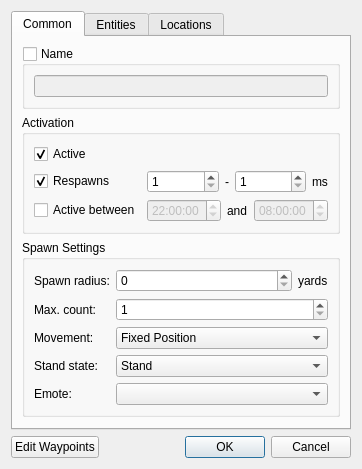
<?xml version="1.0" encoding="UTF-8"?>
<ui version="4.0">
 <class>SpawnDialog</class>
 <widget class="QDialog" name="SpawnDialog">
  <property name="geometry">
   <rect>
    <x>0</x>
    <y>0</y>
    <width>361</width>
    <height>428</height>
   </rect>
  </property>
  <property name="windowTitle">
   <string>Spawn Point</string>
  </property>
  <property name="windowIcon">
   <iconset resource="../qrc/editor.qrc">
    <normaloff>:/Trade_Engineering.png</normaloff>:/Trade_Engineering.png</iconset>
  </property>
  <layout class="QVBoxLayout" name="verticalLayout_3">
   <item>
    <widget class="QTabWidget" name="tabWidget">
     <property name="currentIndex">
      <number>0</number>
     </property>
     <widget class="QWidget" name="tab">
      <attribute name="title">
       <string>Common</string>
      </attribute>
      <layout class="QVBoxLayout" name="verticalLayout_5">
       <item>
        <widget class="QGroupBox" name="spawnNameBox">
         <property name="sizePolicy">
          <sizepolicy hsizetype="Preferred" vsizetype="Minimum">
           <horstretch>0</horstretch>
           <verstretch>0</verstretch>
          </sizepolicy>
         </property>
         <property name="title">
          <string>Name</string>
         </property>
         <property name="flat">
          <bool>true</bool>
         </property>
         <property name="checkable">
          <bool>true</bool>
         </property>
         <property name="checked">
          <bool>false</bool>
         </property>
         <layout class="QVBoxLayout" name="verticalLayout">
          <item>
           <widget class="QLineEdit" name="lineEdit"/>
          </item>
         </layout>
        </widget>
       </item>
       <item>
        <widget class="QGroupBox" name="groupBox_4">
         <property name="title">
          <string>Activation</string>
         </property>
         <property name="flat">
          <bool>true</bool>
         </property>
         <layout class="QGridLayout" name="gridLayout_2">
          <item row="2" column="2">
           <layout class="QHBoxLayout" name="horizontalLayout_2">
            <item>
             <widget class="QTimeEdit" name="timeEdit">
              <property name="enabled">
               <bool>false</bool>
              </property>
              <property name="sizePolicy">
               <sizepolicy hsizetype="Expanding" vsizetype="Fixed">
                <horstretch>0</horstretch>
                <verstretch>0</verstretch>
               </sizepolicy>
              </property>
              <property name="dateTime">
               <datetime>
                <hour>22</hour>
                <minute>0</minute>
                <second>0</second>
                <year>2000</year>
                <month>1</month>
                <day>1</day>
               </datetime>
              </property>
             </widget>
            </item>
            <item>
             <widget class="QLabel" name="label">
              <property name="sizePolicy">
               <sizepolicy hsizetype="Fixed" vsizetype="Preferred">
                <horstretch>0</horstretch>
                <verstretch>0</verstretch>
               </sizepolicy>
              </property>
              <property name="text">
               <string>and</string>
              </property>
             </widget>
            </item>
            <item>
             <widget class="QTimeEdit" name="timeEdit_2">
              <property name="enabled">
               <bool>false</bool>
              </property>
              <property name="sizePolicy">
               <sizepolicy hsizetype="Expanding" vsizetype="Fixed">
                <horstretch>0</horstretch>
                <verstretch>0</verstretch>
               </sizepolicy>
              </property>
              <property name="dateTime">
               <datetime>
                <hour>8</hour>
                <minute>0</minute>
                <second>0</second>
                <year>2000</year>
                <month>1</month>
                <day>1</day>
               </datetime>
              </property>
              <property name="calendarPopup">
               <bool>false</bool>
              </property>
              <property name="currentSectionIndex">
               <number>0</number>
              </property>
             </widget>
            </item>
           </layout>
          </item>
          <item row="1" column="2">
           <layout class="QHBoxLayout" name="horizontalLayout">
            <item>
             <widget class="QSpinBox" name="spinBox">
              <property name="sizePolicy">
               <sizepolicy hsizetype="Expanding" vsizetype="Fixed">
                <horstretch>0</horstretch>
                <verstretch>0</verstretch>
               </sizepolicy>
              </property>
              <property name="minimum">
               <number>1</number>
              </property>
              <property name="maximum">
               <number>999999999</number>
              </property>
             </widget>
            </item>
            <item>
             <widget class="QLabel" name="label_2">
              <property name="sizePolicy">
               <sizepolicy hsizetype="Fixed" vsizetype="Preferred">
                <horstretch>0</horstretch>
                <verstretch>0</verstretch>
               </sizepolicy>
              </property>
              <property name="text">
               <string>-</string>
              </property>
             </widget>
            </item>
            <item>
             <widget class="QSpinBox" name="spinBox_2">
              <property name="sizePolicy">
               <sizepolicy hsizetype="Expanding" vsizetype="Fixed">
                <horstretch>0</horstretch>
                <verstretch>0</verstretch>
               </sizepolicy>
              </property>
              <property name="minimum">
               <number>1</number>
              </property>
              <property name="maximum">
               <number>999999999</number>
              </property>
             </widget>
            </item>
            <item>
             <widget class="QLabel" name="label_3">
              <property name="sizePolicy">
               <sizepolicy hsizetype="Fixed" vsizetype="Preferred">
                <horstretch>0</horstretch>
                <verstretch>0</verstretch>
               </sizepolicy>
              </property>
              <property name="text">
               <string>ms</string>
              </property>
             </widget>
            </item>
           </layout>
          </item>
          <item row="2" column="1">
           <widget class="QCheckBox" name="checkBox_3">
            <property name="text">
             <string>Active between</string>
            </property>
           </widget>
          </item>
          <item row="1" column="1">
           <widget class="QCheckBox" name="checkBox_2">
            <property name="text">
             <string>Respawns</string>
            </property>
            <property name="checked">
             <bool>true</bool>
            </property>
           </widget>
          </item>
          <item row="0" column="1">
           <widget class="QCheckBox" name="checkBox">
            <property name="text">
             <string>Active</string>
            </property>
            <property name="checked">
             <bool>true</bool>
            </property>
           </widget>
          </item>
         </layout>
        </widget>
       </item>
       <item>
        <widget class="QGroupBox" name="groupBox_5">
         <property name="title">
          <string>Spawn Settings</string>
         </property>
         <property name="flat">
          <bool>true</bool>
         </property>
         <layout class="QGridLayout" name="gridLayout">
          <item row="1" column="0">
           <widget class="QLabel" name="label_6">
            <property name="text">
             <string>Max. count:</string>
            </property>
           </widget>
          </item>
          <item row="2" column="0">
           <widget class="QLabel" name="label_7">
            <property name="text">
             <string>Movement:</string>
            </property>
           </widget>
          </item>
          <item row="2" column="2">
           <widget class="QComboBox" name="comboBox">
            <property name="sizePolicy">
             <sizepolicy hsizetype="Expanding" vsizetype="Fixed">
              <horstretch>0</horstretch>
              <verstretch>0</verstretch>
             </sizepolicy>
            </property>
            <item>
             <property name="text">
              <string>Fixed Position</string>
             </property>
            </item>
            <item>
             <property name="text">
              <string>Random Movement</string>
             </property>
            </item>
            <item>
             <property name="text">
              <string>Waypoints</string>
             </property>
            </item>
           </widget>
          </item>
          <item row="0" column="0">
           <widget class="QLabel" name="label_4">
            <property name="text">
             <string>Spawn radius:</string>
            </property>
           </widget>
          </item>
          <item row="3" column="2">
           <widget class="QComboBox" name="comboBox_2">
            <item>
             <property name="text">
              <string>Stand</string>
             </property>
            </item>
            <item>
             <property name="text">
              <string>Sit</string>
             </property>
            </item>
            <item>
             <property name="text">
              <string>SitChair</string>
             </property>
            </item>
            <item>
             <property name="text">
              <string>Sleep</string>
             </property>
            </item>
            <item>
             <property name="text">
              <string>SitLowChair</string>
             </property>
            </item>
            <item>
             <property name="text">
              <string>SitMediumChair</string>
             </property>
            </item>
            <item>
             <property name="text">
              <string>SitHighChair</string>
             </property>
            </item>
            <item>
             <property name="text">
              <string>Dead</string>
             </property>
            </item>
            <item>
             <property name="text">
              <string>Kneel</string>
             </property>
            </item>
           </widget>
          </item>
          <item row="0" column="2">
           <layout class="QHBoxLayout" name="horizontalLayout_3">
            <item>
             <widget class="QSpinBox" name="spinBox_3">
              <property name="sizePolicy">
               <sizepolicy hsizetype="Expanding" vsizetype="Fixed">
                <horstretch>0</horstretch>
                <verstretch>0</verstretch>
               </sizepolicy>
              </property>
             </widget>
            </item>
            <item>
             <widget class="QLabel" name="label_5">
              <property name="sizePolicy">
               <sizepolicy hsizetype="Fixed" vsizetype="Preferred">
                <horstretch>0</horstretch>
                <verstretch>0</verstretch>
               </sizepolicy>
              </property>
              <property name="text">
               <string>yards</string>
              </property>
             </widget>
            </item>
           </layout>
          </item>
          <item row="3" column="0">
           <widget class="QLabel" name="label_8">
            <property name="text">
             <string>Stand state:</string>
            </property>
           </widget>
          </item>
          <item row="1" column="2">
           <widget class="QSpinBox" name="spinBox_4">
            <property name="sizePolicy">
             <sizepolicy hsizetype="Expanding" vsizetype="Fixed">
              <horstretch>0</horstretch>
              <verstretch>0</verstretch>
             </sizepolicy>
            </property>
            <property name="minimum">
             <number>1</number>
            </property>
            <property name="maximum">
             <number>100</number>
            </property>
           </widget>
          </item>
          <item row="4" column="0">
           <widget class="QLabel" name="label_9">
            <property name="text">
             <string>Emote:</string>
            </property>
           </widget>
          </item>
          <item row="4" column="2">
           <widget class="QComboBox" name="emoteBox"/>
          </item>
         </layout>
        </widget>
       </item>
       <item>
        <spacer name="verticalSpacer">
         <property name="orientation">
          <enum>Qt::Vertical</enum>
         </property>
         <property name="sizeHint" stdset="0">
          <size>
           <width>20</width>
           <height>40</height>
          </size>
         </property>
        </spacer>
       </item>
      </layout>
     </widget>
     <widget class="QWidget" name="tab_2">
      <attribute name="title">
       <string>Entities</string>
      </attribute>
      <layout class="QVBoxLayout" name="verticalLayout_2">
       <item>
        <widget class="QTreeWidget" name="treeWidget">
         <property name="alternatingRowColors">
          <bool>true</bool>
         </property>
         <column>
          <property name="text">
           <string>ID</string>
          </property>
         </column>
         <column>
          <property name="text">
           <string>Name</string>
          </property>
         </column>
         <column>
          <property name="text">
           <string>Chance</string>
          </property>
         </column>
        </widget>
       </item>
      </layout>
     </widget>
     <widget class="QWidget" name="tab_3">
      <attribute name="title">
       <string>Locations</string>
      </attribute>
      <layout class="QVBoxLayout" name="verticalLayout_6">
       <item>
        <widget class="QTreeWidget" name="treeWidget_2">
         <property name="alternatingRowColors">
          <bool>true</bool>
         </property>
         <column>
          <property name="text">
           <string>Name</string>
          </property>
         </column>
         <column>
          <property name="text">
           <string>Location</string>
          </property>
         </column>
         <column>
          <property name="text">
           <string>Chance</string>
          </property>
         </column>
        </widget>
       </item>
      </layout>
     </widget>
    </widget>
   </item>
   <item>
    <layout class="QHBoxLayout" name="horizontalLayout_4">
     <item>
      <widget class="QPushButton" name="pushButton">
       <property name="text">
        <string>Edit Waypoints</string>
       </property>
      </widget>
     </item>
     <item>
      <widget class="QDialogButtonBox" name="buttonBox">
       <property name="orientation">
        <enum>Qt::Horizontal</enum>
       </property>
       <property name="standardButtons">
        <set>QDialogButtonBox::Cancel|QDialogButtonBox::Ok</set>
       </property>
      </widget>
     </item>
    </layout>
   </item>
  </layout>
 </widget>
 <resources>
  <include location="../qrc/editor.qrc"/>
 </resources>
 <connections>
  <connection>
   <sender>buttonBox</sender>
   <signal>accepted()</signal>
   <receiver>SpawnDialog</receiver>
   <slot>accept()</slot>
   <hints>
    <hint type="sourcelabel">
     <x>248</x>
     <y>254</y>
    </hint>
    <hint type="destinationlabel">
     <x>157</x>
     <y>274</y>
    </hint>
   </hints>
  </connection>
  <connection>
   <sender>buttonBox</sender>
   <signal>rejected()</signal>
   <receiver>SpawnDialog</receiver>
   <slot>reject()</slot>
   <hints>
    <hint type="sourcelabel">
     <x>316</x>
     <y>260</y>
    </hint>
    <hint type="destinationlabel">
     <x>286</x>
     <y>274</y>
    </hint>
   </hints>
  </connection>
 </connections>
</ui>
